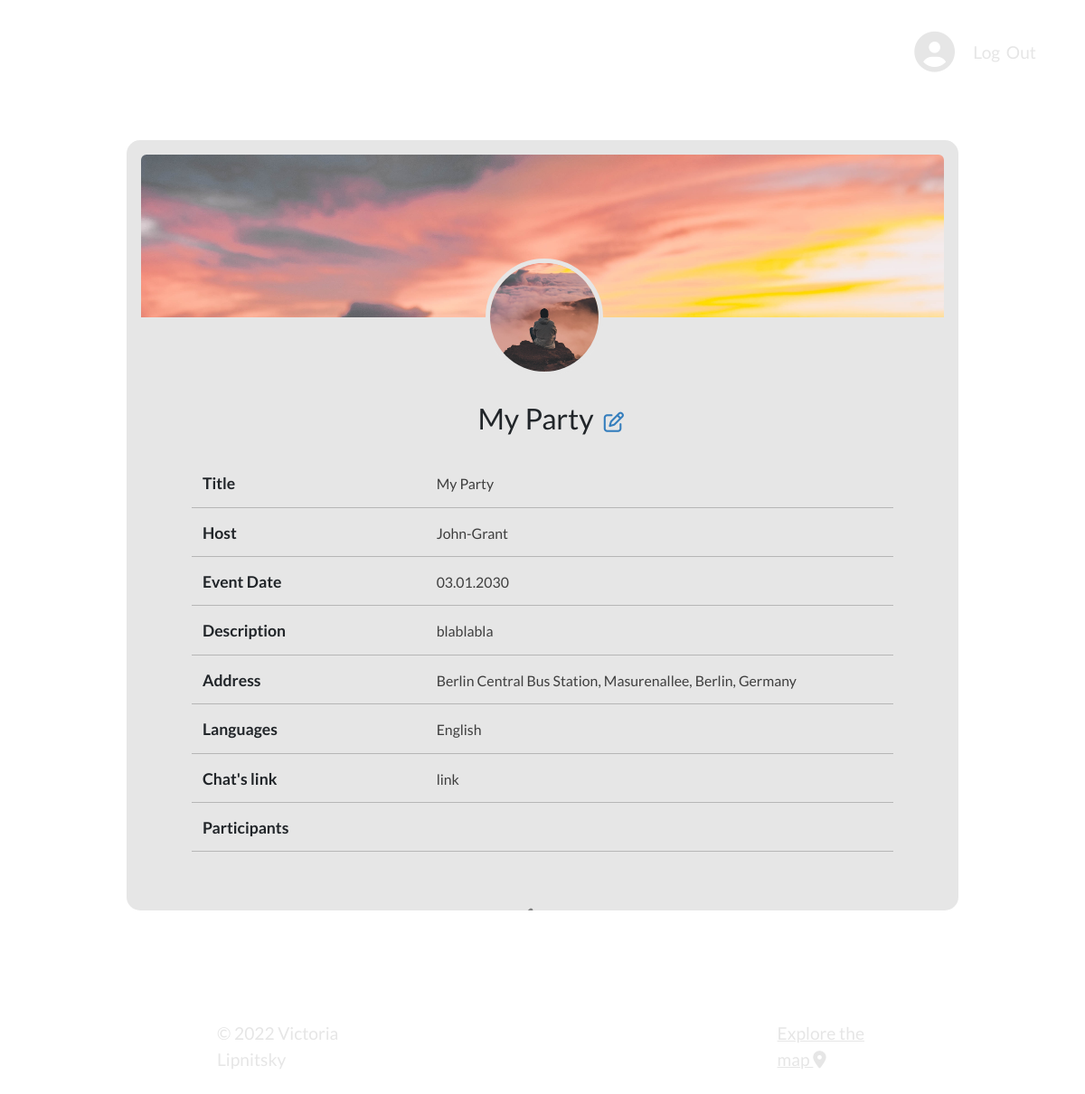
The page /party/3 (signed in) on the database its author committed.
### app/models.py (models this page shows, shortened)
class Party(db.Model):
    __tablename__ = 'party'
    id = db.Column(db.Integer, primary_key=True)
    title = db.Column(db.String(30), nullable=False)
    date_posted = db.Column(db.DateTime, nullable=False, default=datetime.utcnow)
    date_time = db.Column(db.String(30), nullable=False)
    address = db.Column(db.String(30), nullable=False)
    lng = db.Column(db.String(30), nullable=False)
    lat = db.Column(db.String(30), nullable=False)
    whatsapp_link = db.Column(db.String(30), nullable=False)
    party_languages = db.Column(db.String(30), nullable=False)
    description = db.Column(db.Text, nullable=False)
    author_id = db.Column(db.Integer, db.ForeignKey('author.id'), nullable=False)

class User(db.Model, UserMixin):
    __tablename__ = 'author'
    id = db.Column(db.Integer, primary_key=True)
    username = db.Column(db.String(20), unique=True, nullable=False)
    email = db.Column(db.String(120), unique=True, nullable=False)
    name = db.Column(db.String(20), unique=False, nullable=True, default=' ')
    surname = db.Column(db.String(20), unique=False, nullable=True, default=' ')
    phoneNumber = db.Column(db.String(15), unique=False, nullable=True, default=' ')
    location = db.Column(db.String(40), unique=False, nullable=True, default=' ')
    languages = db.Column(db.String(50), unique=False, nullable=True, default=' ')
    image_avatar_file = db.Column(db.String(20), nullable=False, default='default.jpg')
    image_bg_file = db.Column(db.String(20), nullable=False, default='default.jpg')
    password = db.Column(db.String(60), nullable=False)
    party = db.relationship('Party', backref='author', lazy=True)

### app/routes.py (the view)
@app.route("/party/<int:party_id>")
def party(party_id):
    form = PartyForm()
    party = Party.query.get_or_404(party_id)
    image_avatar_file = url_for('static', filename='profile_pics/' + current_user.image_avatar_file)
    image_bg_file = url_for('static', filename='profile_pics/' + current_user.image_bg_file)
    return render_template('party.html', title=party.title, image_avatar_file=image_avatar_file, image_bg_file=image_bg_file, party=party, form=form)

### app/models.py (called while the page is built)
@login_manager.user_loader
def load_user(user_id):
    return User.query.get(int(user_id))

### app/templates/party.html (shortened to what this page needs)
{% extends "layout.html" %}
{% block content %}
<div class="profile-container party">
    <div class="profile-backg-img px-3 pb-3">
        <img class="rounded" src="{{ image_bg_file }}">
    </div>
    <div class="media mx-4 d-flex flex-column align-items-center justify-content-center">
        <img class="rounded-circle ms-4 profile-img" src="{{ image_avatar_file }}">
        <legend class="pt-3 pb-2 text-center">
            <h2>&nbsp;&nbsp;&nbsp;{{ party.title }}  <a href="{{ url_for('update_party', party_id=party.id) }}"><i class="fa-regular fa-pen-to-square edit-profile"></i></a></h2>
        </legend>
        <div class="row px-5 py-4 container-fluid user-data party-page">
            <div class="col-4">
                <span>{{ form.title.label }}</span>
            </div>
            <div class="col-8">
                <span>{{ party.title }}</span>
            </div>
            <div class="col-4">
                <span>Host</span>
            </div>
            <div class="col-8">
                <span>{{ party.author.username }}</span>
            </div>
            <div class="col-4">
                <span>{{ form.date_time.label }}</span>
            </div>
            <div class="col-8">
                <span>{{ party.date_time }}</span>
            </div>
            <div class="col-4">
                <span>{{ form.description.label }}</span>
            </div>
            <div class="col-8">
                <span>{{ party.description }}</span>
            </div>
            <div class="col-4">
                <span>{{ form.address.label }}</span>
            </div>
            <div class="col-8">
                <span>{{ party.address }}</span>
            </div>
            <div class="col-4">
                <span>{{ form.party_languages.label }}</span>
            </div>
            <div class="col-8">
                <span>{{ party.party_languages }}</span>
            </div>
            <div class="col-4">
                <span>{{ form.whatsapp_link.label }}</span>
            </div>
            <div class="col-8">
                <span>{{ party.whatsapp_link }}</span>
            </div>
            <div class="col-4">
                <span>Participants</span>
            </div>
            <div class="col-8">
            </div>
            <div class="form-group pt-0 mt-2 d-flex align-items-center justify-content-center">
                <a href="{{ url_for('profile') }}"><i class="fa-solid fa-arrow-left back-arrow"></i></a>
            </div>
        </div>
    </div>
</div>
<div class="container-fluid p-0 d-flex justify-content-between bottomInscription">
    <p>© 2022 Victoria Lipnitsky</p>
    <a href="{{ url_for('map') }}">Explore the map <i class="fa-solid fa-location-dot"></i></a>
</div>
{% endblock %}

### app/static/main.css (style rules this page uses)
* { box-sizing: border-box; }
:root { --fonts: rgb(230, 230, 230); --theQuestion: white; --darkButton: black; --border: rgb(129, 129, 129); --windowCol: 230,230,230; --profileWidth: calc(800px + 10vw); }
body { background-image: url(https://res.cloudinary.com/devqm7qmb/image/upload/q_50/v1664734048/StudyParty.jpg); background-size: cover; background-position: center; height: 100vh; width: 100vw; padding: 0; margin: 0; font-family: 'Lato', sans-serif; }
.bottomInscription { position: absolute; bottom: 1%; }
.bottomInscription p, .bottomInscription a { padding-left: 20vw; padding-right: 20vw; color: var(--fonts); font-size: 1.2em; margin-top: 1em; margin-bottom: 1em; }
legend { margin: 0 auto; padding-top: 65px; padding-bottom: 10px; font-size: 1.4em; }
.profile-container { width: var(--profileWidth); height: fit-content; min-height: 70vh; max-height: 77vh; margin: 4.5vh auto; background-color: rgb(var(--windowCol)); font-size: 1.1em; border-radius: 15px; overflow-y: scroll; border-top: 1rem solid var(--fonts); }
.profile-container.party { height: fit-content; max-height: 77vh; }
.profile-backg-img { height: 180px; width: calc(800px + 10vw); overflow: hidden; }
.profile-backg-img img { height: auto; width: 100%; margin-right: 20px; }
.profile-img { object-fit: cover; height: 130px; width: 130px; margin-right: 20px; margin-top: -65px; margin-bottom: 12px; border: 5px solid rgb(var(--windowCol)); }
.profile-container .user-data .col-5, .profile-container .user-data .col-7, .profile-container .user-data.party-page .col-4, .profile-container .user-data.party-page .col-8 { border-bottom: 1px solid rgb(182, 182, 182); padding-bottom: 12px; margin-bottom: 15px; }
.profile-container .user-data .col-5, .profile-container .user-data.party-page .col-4 { font-weight: bold; }
.profile-container .user-data .col-7 span, .profile-container .user-data.party-page .col-8 span { font-size: 0.9em; color: rgb(62, 62, 62); }
.profile-container .user-data a { font-size: 0.8em; color: #357ebd; text-decoration: none; }
i.edit-profile { color: #357ebd; font-size: 0.7em; position: relative; padding-left: 5px; padding-top: 10px; }
form.profile-form, .profile-container.party { position: relative; }
.profile-container.party .back-arrow { color: var(--border); font-size: 2.5em; margin-left: calc(2vw - 50px); margin-top: 35px; position: absolute; }

### rows shown on the page
Party: title "My Party", date_time "03.01.2030", description "blablabla", address "Berlin Central Bus Station, Masurenallee, Berlin, Germany", party_languages "English", whatsapp_link "link"
User: author.username "John-Grant"
